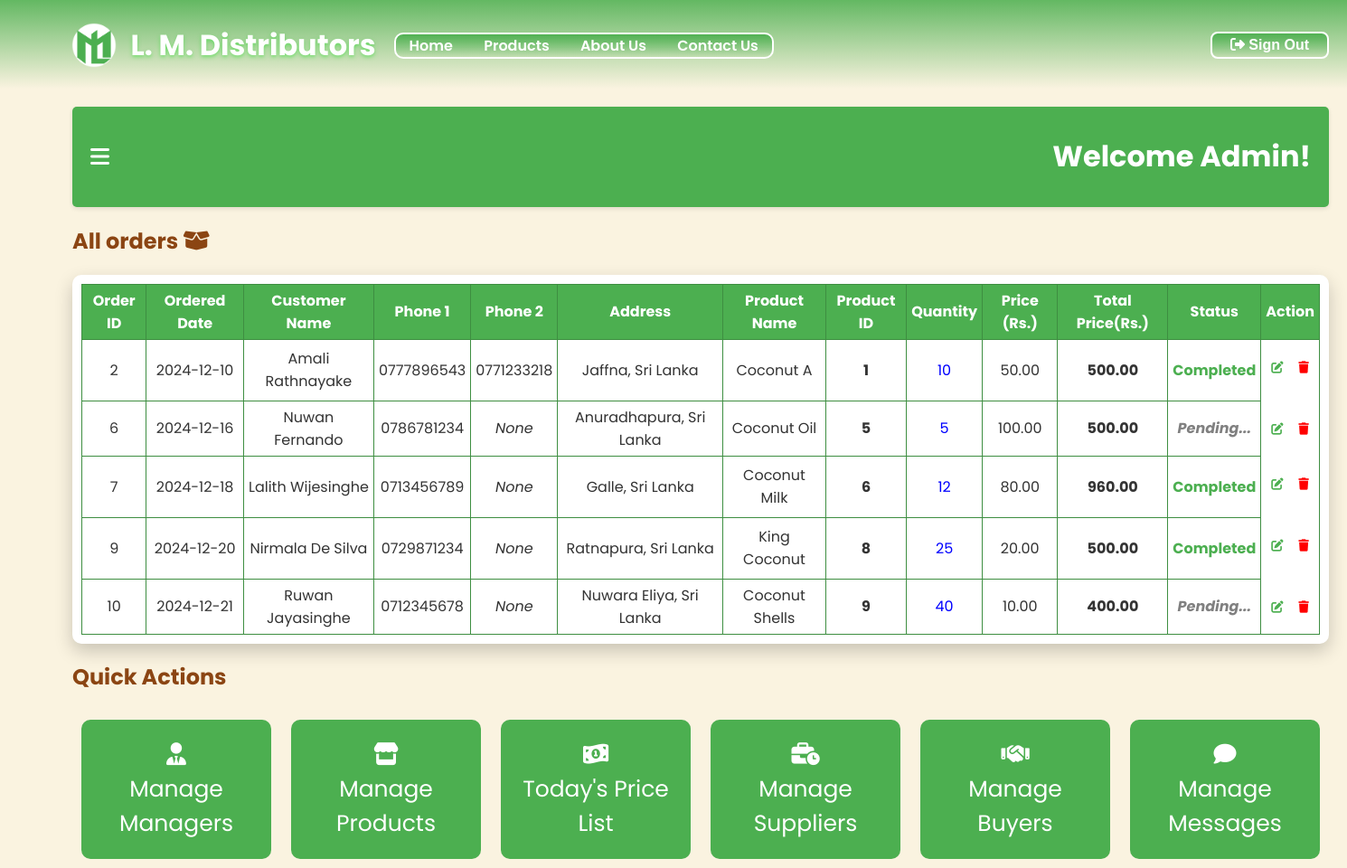
The page /manageOrders.php (signed in) on the database as committed earlier.
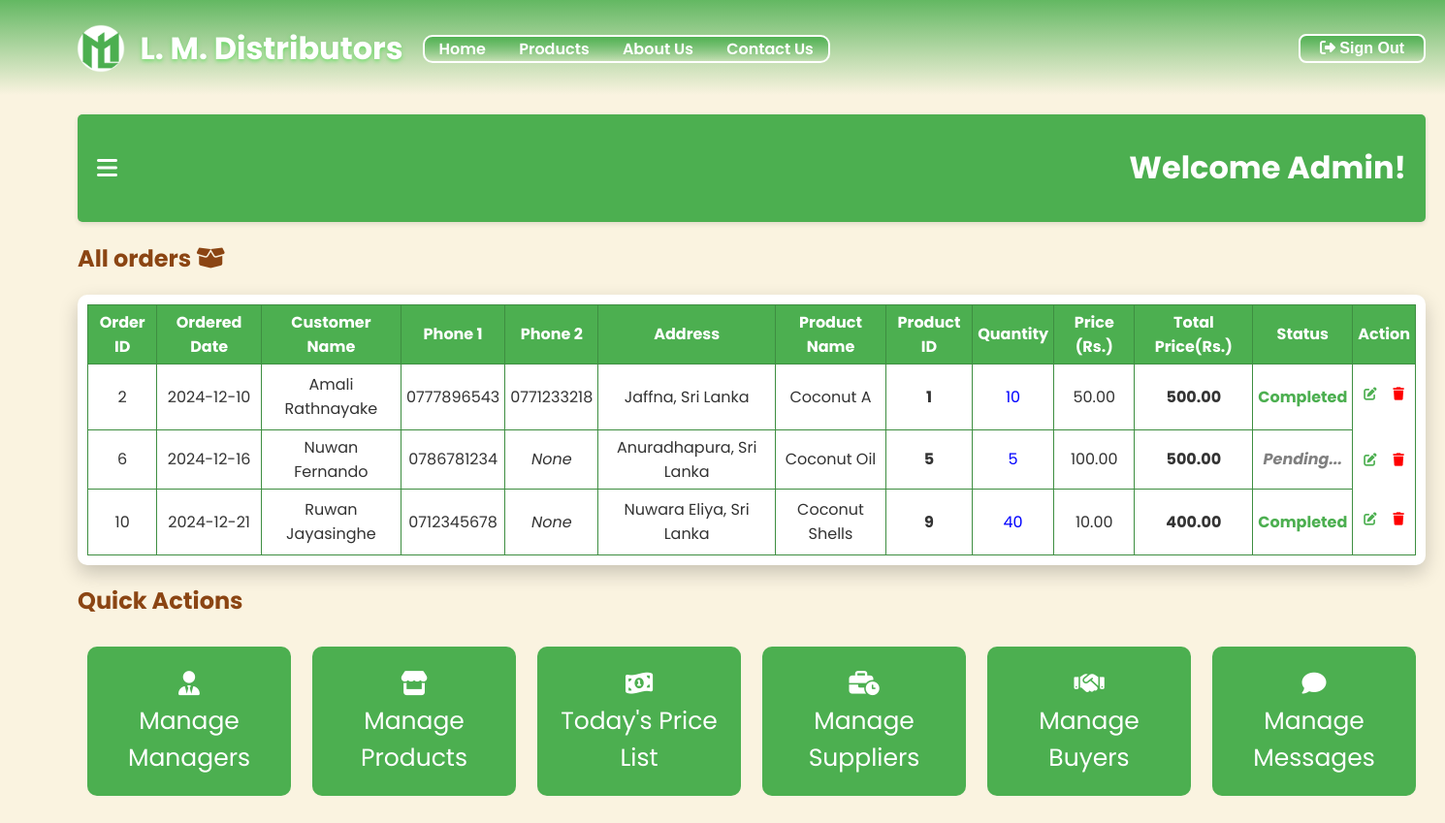
The same page on the database as committed later.
### tables this page shows
CREATE TABLE `order` (
  `orderID` int(11) NOT NULL,
  `date` date NOT NULL,
  `name` varchar(255) NOT NULL,
  `phone1` varchar(15) NOT NULL,
  `phone2` varchar(15) DEFAULT NULL,
  `address` text NOT NULL,
  `productName` varchar(255) NOT NULL,
  `productid` int(11) DEFAULT NULL,
  `quantity` int(11) NOT NULL,
  `itemPrice` decimal(10,2) DEFAULT NULL,
  `totalPrice` decimal(10,2) NOT NULL,
  `status` enum('pending','completed','cancelled') NOT NULL
);

### manageOrders.php (the view, shortened to what this page needs)
<?php
include_once 'config.php';
    if(!isset($_SESSION['user_fName'])) {
        header('Location: login.php');
        exit();
    }
    else {
        $dob = $_SESSION['user_dob'];
        $today = date('m-d');
        $birthday = date('m-d', strtotime($dob));
        if($birthday == $today) {
            $greeting = "Happy Birthday ".htmlspecialchars($_SESSION['user_fName']). "!";
        }
        else {
            $greeting = "Welcome ".htmlspecialchars($_SESSION['user_fName'])."!";
        }
        $sql = "SELECT * FROM `order`";
        $result = $conn->query($sql);
    }
?>
<!DOCTYPE html>
<html lang="en">
<head>
    <link rel="stylesheet" href="./css/manageOrders.css">
    <link rel="stylesheet" href="https://cdnjs.cloudflare.com/ajax/libs/font-awesome/6.0.0-beta3/css/all.min.css">
</head>
<body>
    <?php include 'header.php'; ?>
    <div class="container">
        <div class="main-content">
            <div class="topbar">
                <i class="fas fa-bars" id="toggle-sidebar" title="Open Dashboard"></i>
                <h1><?php echo $greeting; ?></h1>
            </div>
            <h2 class="displayOrdersH2">All orders <i class="fa-solid fa-box-open"></i></h2>
            <center>
            <div class="displayOrders">
                <div class="custom-scroll">
                    <div class="content" id="scrollable-content">
                        <table class="listTable" border="1px">
                            <tr>
                                <th class="orderID">Order ID</th>
                                <th class="orderDate">Ordered Date</th>
                                <th class="customerName">Customer Name</th>
                                <th class="customerPhone1">Phone 1</th>
                                <th class="customerPhone2">Phone 2</th>
                                <th class="customerAddress">Address</th>
                                <th class="tName">Product Name</th>
                                <th class="productID">Product ID</th>
                                <th class="tQuantity">Quantity</th>
                                <th class="tPrice">Price (Rs.)</th>
                                <th class="totalPrice">Total Price(Rs.)</th>
                                <th class="tStatus">Status</th>
                                <th class="tAction">Action</th>
                            </tr>
                            <?php while($row = $result->fetch_assoc()): ?>
                            <tr>
                                <td class="orderID"><?php echo htmlspecialchars($row['orderID']); ?></td>
                                <td class="orderDate"><?php echo $row['date']; ?></td>
                                <td class="customerName"><?php echo $row['name']; ?></td>
                                <td class="customerPhone1"><?php echo $row['phone1']; ?></td>
                                <td class="customerPhone2">
                                    <?php echo !empty($row['phone2']) ? htmlspecialchars($row['phone2']) : '<em>None</em>'; ?>
                                </td>
                                <td class="customerAddress"><?php echo $row['address']; ?></td>
                                <td class="tName"><?php echo $row['productName']; ?></td>
                                <td class="productID"><?php echo $row['productid']; ?></td>
                                <td class="tQuantity"><?php echo $row['quantity']; ?></td>
                                <td class="tPrice"><?php echo $row['itemPrice']; ?></td>
                                <td class="totalPrice"><?php echo $row['totalPrice']; ?></td>
                                <td class="tStatus">
                                    <?php echo $row['status'] == 'completed' ? "<p class='completeStatus'>Completed</p>" : "<em class='pendingStatus'>Pending...</em>"; ?>
                                </td>
                                <td class="tAction actionBtn">
                                    <form method="POST" action="">
                                        <button type="submit" name="editOrderBtn" class="actionBtns" id="editOrderBtn" title="Edit Status">
                                            <i class="fa-solid fa-edit"></i>
                                        </button>
                                    </form>
                                    <form method="POST" action="" onsubmit="return confirmDelete();">
                                        <button type="submit" name="deleteOrderBtn" class="actionBtns" id="deleteOrderBtn" title="Delete Order">
                                            <i class="fa-solid fa-trash"></i>
                                        </button>
                                    </form>
                                </td>
                            </tr>
                            <?php endwhile; ?>
                        </table>
                    </div>
                </div>
            </div>
            </center>
            <h2 class="quickH2">Quick Actions</h2>
            <div class="quick">
                <div class="card">
                    <a href="./manageManagers.php" title="Managers Management"><i class="fas fa-user-tie"></i><br>Manage Managers</a>
                </div>
                <div class="card">
                    <a href="./manageProducts.php" title="Products Management"><i class="fa-solid fa-store"></i><br>Manage Products</a>
                </div>
                <div class="card">
                    <a href="./todayPrice.php" title="Buyers & Sellers price list"><i class="fa-solid fa-money-bill-1-wave"></i><br>Today's Price List</a>
                </div>
                <div class="card">
                    <a href="./supplyManagement.php" title="Suppliers Management"><i class="fa-solid fa-business-time"></i><br>Manage Suppliers</a>
                </div>
                <div class="card">
                    <a href="./buyersManagement.php" title="Buyers Management"><i class="fa-solid fa-handshake"></i><br>Manage Buyers</a>
                </div>
                <div class="card">
                    <a href="./manageMessages.php" title="Messages Management"><i class="fa-solid fa-comment"></i><br>Manage Messages</a>
                </div>
            </div>
        </div>
    </div>
</body>
</html>

### header.php (shortened to what this page needs)
<!DOCTYPE html>
<html lang="en">
<head>
    <link rel="stylesheet" href="./css/header.css">
</head>
<body>
    <header class="header">
        <div class="header-container">
            <div class="logo">
                <a id="lm" href="./index.php"><img src="./images/LMDistributors-logo2-01.png" alt="L. M. Distributors Logo"></a>
                <h1><a id="lm" href="./index.php">L. M. Distributors</a></h1>
            </div>
            <div class="bar">
                <nav class="nav-links">
                    <a href="./index.php" title="Home">Home</a>
                    <a href="./products.php" title="Products">Products</a>
                    <a href="./about.php" title="About L.M. Distributors">About Us</a>
                    <a href="./contact.php" title="Contact">Contact Us</a>
                </nav>
            </div>
        </div>
        <?php
            if(isset($_SESSION['user_fName'])) {
                echo "<div class='logout'>
                        <button>
                            <a href='./logout.php' title='Sign Out'><i class='fa-solid fa-right-from-bracket'></i> Sign Out</a>
                        </button>
                    </div>";
            }
            else {
                echo "<div class='loginBtns'>
                        <button id='hLogin' onclick=\"window.location.href='./login.php'\" title='Login'>Sign In</button>
                        <button id='hLSignup' onclick=\"window.location.href='./register.php'\" title='Register'>Sign Up</button>
                    </div>";
            }
        ?>
    </header>
</body>
</html>

### css/manageOrders.css (style rules this page uses)
body { margin: 0; font-family: 'Poppins', sans-serif; background-color: #FAF3E0; color: #333; }
.container { display: flex; height: 100vh; }
.main-content h2 { color: #8B4513; }
.main-content { flex-grow: 1; padding: 20px; margin-left: 60px; }
.topbar { display: flex; align-items: center; justify-content: space-between; padding: 10px 20px; background-color: #4CAF50; border-radius: 5px; box-shadow: 0 2px 5px rgba(0, 0, 0, 0.1); }
.topbar i { font-size: 24px; cursor: pointer; color: #fff; }
.topbar h1 { color: #fff; }
.custom-scroll { border: none; border-radius: 10px; background-color: #fff; width: fit-content; max-height: 600px; height: fit-content; overflow: hidden; position: relative; box-shadow: 0 8px 20px rgba(0, 0, 0, 0.2); animation: fadeIn 1s ease-in-out; }
.content { max-height: 600px; height: fit-content; overflow-y: scroll; overflow-x: scroll; scroll-behavior: smooth; padding: 10px; box-sizing: content-box; }
.listTable { border-collapse: collapse; border: 1px solid #3E8E41; }
.listTable th { background-color: #4CAF50; color: #fff; padding: 5px; }
.listTable td { text-align: center; background-color: #fff; padding: 5px; }
.completeStatus { color: #4CAF50; font-weight: bold; }
.pendingStatus { color: gray; font-weight: bold; }
.productID { font-weight: bold; }
.tQuantity { color: blue; }
.totalPrice { font-weight: bold; }
.actionBtns { border: none !important; background-color: transparent; }
.actionBtn { display: flex; justify-content: space-between; flex-direction: row; padding: 100%; margin-top: 20%; border: none !important; }
.fa-edit { color: #4CAF50; cursor: pointer; }
.fa-trash { color: red; cursor: pointer; }
.quick { display: flex; justify-content: space-between; }
.card { border: none; border-radius: 10px; padding: 20px; margin: 10px; width: 170px; background-color: #4CAF50; cursor: pointer; text-align: center; transition: transform 1s ease; }
.card a { text-decoration: none; font-size: 25px; color: #fff; }

### css/header.css (style rules this page uses)
.header { background: linear-gradient(to bottom, #4caf4fdd, rgba(76, 175, 79, 0)); padding: 5px 20px 2px 20px; display: flex; justify-content: space-between; align-items: center; position: sticky; top: 0; z-index: 10; }
.header-container { display: flex; align-items: center; width: 100%; max-width: 1200px; margin: auto; }
.header .logo h1 a { color: #fff; text-shadow: 0px 2px 4px rgba(44, 223, 47, 0.53); text-decoration: none; }
.header .logo { display: flex; }
.header .logo img { width: 50px; margin: auto; padding-right: 15px; padding-top: 20px; }
.header .nav-links a { color: #fff; text-decoration: none; margin: 0 15px; font-weight: 600; transition: color 0.3s; }
.header .bar { border: 2px solid #fff; background: linear-gradient(to bottom, #4caf4fed, rgba(76, 175, 79, 0)); border-radius: 10px; margin-left: 20px; }
.header { display: flex; align-items: center; }
.logout button { font-size: 16px; font-weight: bold; background: linear-gradient(to bottom, #4caf4fed, rgba(76, 175, 79, 0)); top: 10px; padding: 4px 20px; border: 2px solid #fff; border-radius: 8px; cursor: pointer; }
.logout a { color: #fff; text-decoration: none; }

Rows that differ between the two databases and show on the page:
removed order: orderID "7", date "2024-12-18", name "Lalith Wijesinghe", phone1 "0713456789", shows "None", address "Galle, Sri Lanka", productName "Coconut Milk", productid "6", quantity "12", itemPrice "80.00", totalPrice "960.00", status "Completed"
removed order: orderID "9", date "2024-12-20", name "Nirmala De Silva", phone1 "0729871234", shows "None", address "Ratnapura, Sri Lanka", productName "King Coconut", productid "8", quantity "25", itemPrice "20.00", totalPrice "500.00", status "Completed"
changed order "Ruwan Jayasinghe": status "Pending..." → "Completed"
